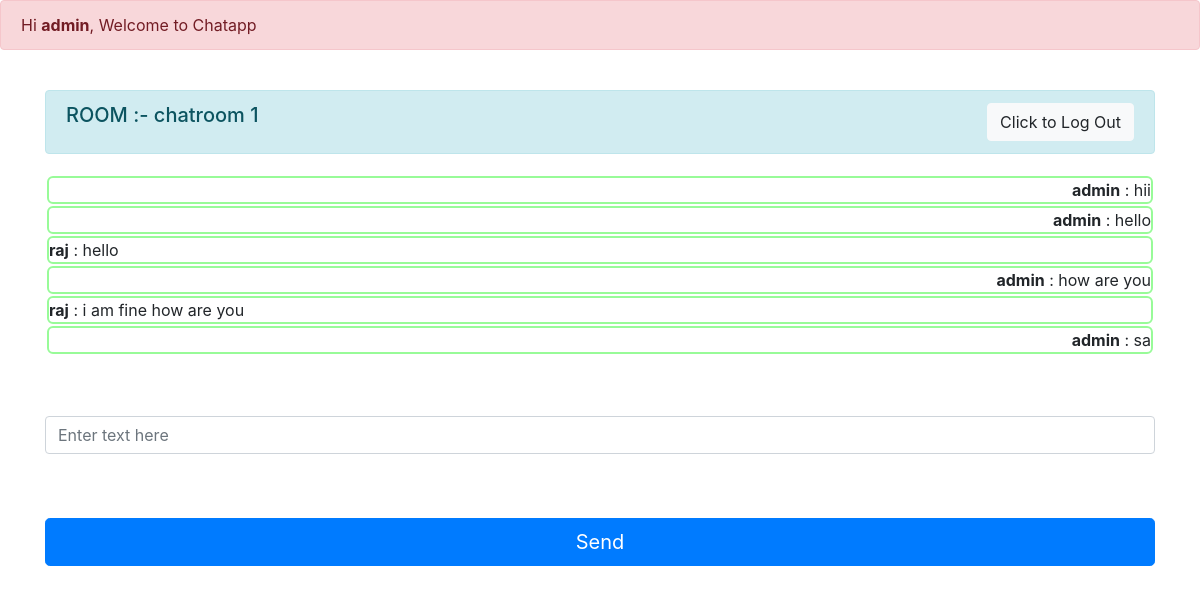
/chat_1 (signed in), run on the app's committed database.
### chatapp/models.py (models this page shows, shortened)
class Room(models.Model):
    name = models.CharField(max_length=20)
    slug = models.SlugField(max_length=100)

class Message(models.Model):
    user = models.ForeignKey(User, on_delete=models.CASCADE)
    content = models.TextField()
    room = models.ForeignKey(Room, on_delete=models.CASCADE)
    created_on = models.DateTimeField(auto_now_add=True)

### chatapp/views.py (the view)
# urls.py: path("<str:slug>", views.room, name="room"),
def room(request,slug):
    room_name=Room.objects.get(slug=slug).name
    messages=Message.objects.filter(room=Room.objects.get(slug=slug))
    return render(request, "room.html",{"room_name":room_name,"slug":slug,'messages':messages})

### templates/room.html (shortened to what this page needs)
{% extends 'base.html' %}
{% block content %}
{% if user.is_authenticated %}
  <div class="container">
    <div class="row d-flex justify-content-center">
        <div class="col-12">
            <div class="alert alert-info d-flex justify-content-between" role="alert">
              <h5>ROOM :- {{room_name}}</h5>
              <a href="/accounts/logout/">
                <button type="button" class="btn btn-light">Click to Log Out</button>
              </a>
            </div>
            <form>
                <div class="form-group">
                  {% if messages %}
                  <div class="jumbotron" id="chatbox" style="padding: 4px 2px;max-height: 300px;  /* Adjust the max-height as needed */
                  overflow-y: scroll;
                "">
                      {% for message in messages %}
                        <div class="chat-message {% if message.user == request.user %}text-right{% else %}text-left{% endif %}">
                          <b>{{ message.user.username }}</b> : {{ message.content }}<br>
                        </div>
                        {% endfor %}
                  </div>
                  {% else %}
                  <div class="jumbotron" id="chatbox" style="padding: 4px 2px;"></div>
                  <b>No Messages in this Room.</b>
                    {% endif %}
                </div>
                <br/>
                <div class="form-group" style="width: 100%;">
                    <input class="form-control" placeholder="Enter text here" id="my_input" type="text" required></br>
                </div>
                <br/>
                <input class="btn btn-primary btn-lg btn-block" id="submit_button" type="button" value="Send">
            </form>
        </div>
    </div>
</div>
{% endif %}
<br/>
{% endblock %}

### templates/base.html (shortened to what this page needs)
<!doctype html>
<html lang="en">
  <head>
    <link rel="stylesheet" href="https://cdn.jsdelivr.net/npm/bootstrap@4.3.1/dist/css/bootstrap.min.css">
  </head>
  <body>
    {% block header%}
    <div class="alert alert-danger" role="alert">
        Hi <b>{{ user.username }}</b>, Welcome to Chatapp
      </div>
      <br/>
    {% endblock %}
    <main>
      {% block content %}
      {% endblock %}
    </main>
  </body>
</html>

### templates/base.html (style rules this page uses)
.chat-message { width: 100%; border: 2px solid palegreen; border-radius: 6px; margin: 2px 0px; }
.jumbotron { background-color: white; }

### data on the page
Room: name "chatroom 1"
Message: user.username "admin", content "hii"
Message: user.username "admin", content "hello"
Message: user.username "raj", content "hello"
Message: user.username "admin", content "how are you"
Message: user.username "raj", content "i am fine how are you"
Message: user.username "admin", content "sa"

### other printed values
{{ user.username }} "admin"
